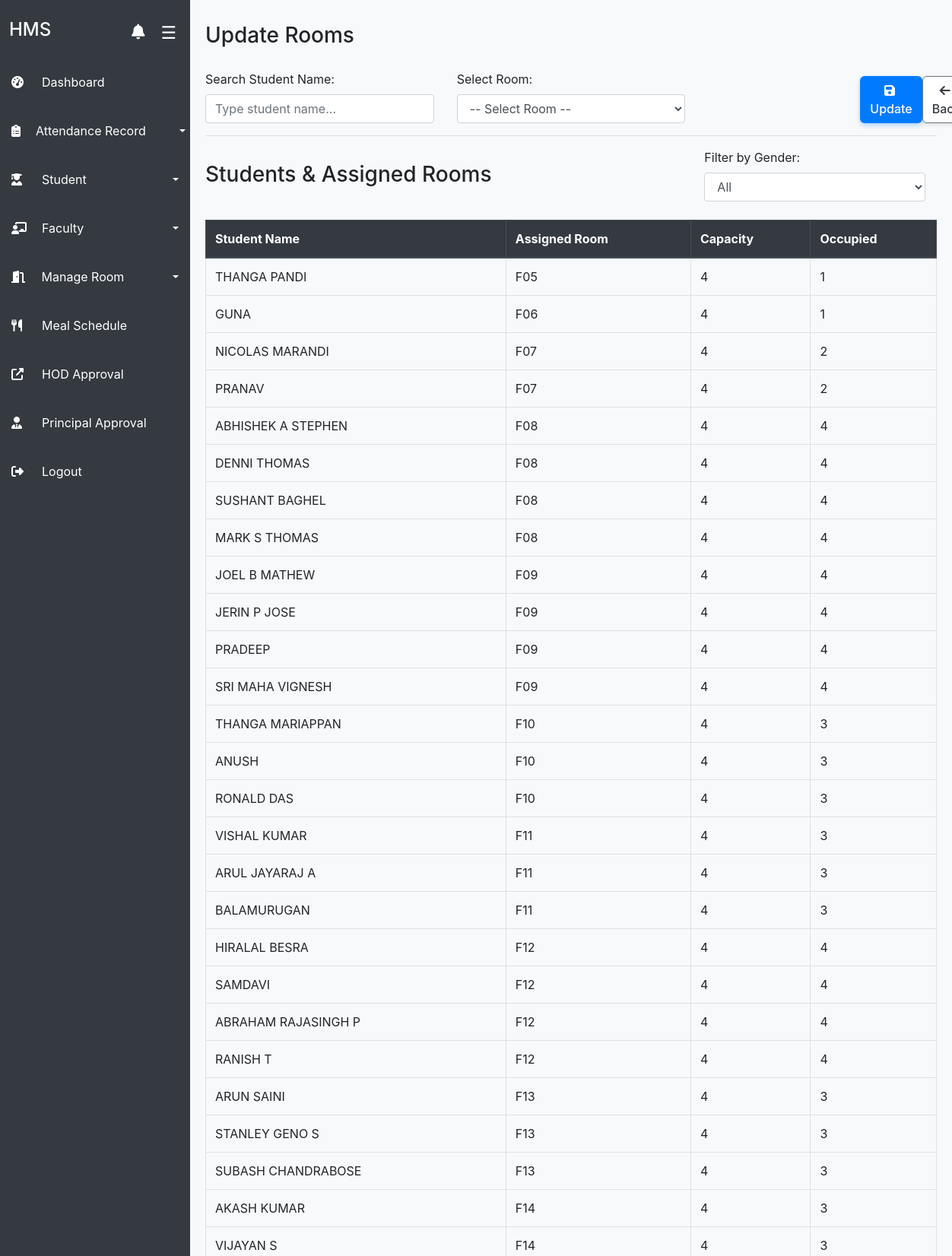
Screenshot of /admin/update_room.php (signed in, upper part) with the database file from the repository.
### tables this page shows
CREATE TABLE `students` (
  `sid` varchar(200) NOT NULL,
  `name` varchar(200) NOT NULL,
  `st_id` varchar(200) NOT NULL,
  `department` varchar(350) NOT NULL,
  `gender` varchar(350) NOT NULL,
  `email` varchar(200) NOT NULL,
  `password` varchar(200) NOT NULL,
  `joining_year` year(4) NOT NULL,
  `passout_year` year(4) NOT NULL,
  `current_year` varchar(10) NOT NULL,
  `address` varchar(200) NOT NULL,
  `mobile` varchar(255) NOT NULL,
  `room_no` varchar(200) NOT NULL,
  `phone` varchar(255) NOT NULL
);

CREATE TABLE `rooms` (
  `room_no` varchar(10) NOT NULL,
  `capacity` int(11) NOT NULL
);

### admin/update_room.php (the view, shortened to what this page needs)
<?php
include('../includes/dbconn.php');
$students_query = "SELECT s.sid, s.name, s.gender, s.room_no, r.capacity,
                  (SELECT COUNT(*) FROM students WHERE room_no = s.room_no) AS student_count
                   FROM students s
                   LEFT JOIN rooms r ON s.room_no = r.room_no
                   WHERE s.room_no IS NOT NULL";
$students_result = mysqli_query($connection, $students_query);
?>
<!DOCTYPE html>
<html lang="en">
<head>
<link rel="stylesheet" href="https://stackpath.bootstrapcdn.com/bootstrap/4.3.1/css/bootstrap.min.css">
<link rel="stylesheet" href="https://cdnjs.cloudflare.com/ajax/libs/font-awesome/6.4.0/css/all.min.css">
</head>
<body>
<?php include('sidebar.php'); ?>
<div class="main-content">
<h3 class="mb-1">Update Rooms</h3>
<br>
<form method="POST" class="form-group row justify-content-center">
<div class="col-md-4">
    <label>Search Student Name:</label>
    <input type="text" id="studentSearch" class="form-control" placeholder="Type student name..." onkeyup="filterStudentList()">
</div>
    <div class="col-md-4">
        <label>Select Room:</label>
        <select name="room_no" class="form-control" required>
            <option value="">-- Select Room --</option>
        </select>
    </div>
    <div class="col-md-4 d-flex align-items-end justify-content-between">
    <button type="submit" class="btn btn-update">
        <i class="fas fa-save mr-1"></i> Update
    </button>
    <a href="assign_room.php" class="btn btn-back">
        <i class="fas fa-arrow-left mr-1"></i> Back
    </a>
</div>
</form>
<hr>
<div class="d-flex justify-content-between align-items-center">
<h3 class="mb-0">Students & Assigned Rooms</h3>
    <div class="col-md-4">
        <label for="genderFilter">Filter by Gender:</label>
        <select id="genderFilter" class="form-control" onchange="filterGender()">
            <option value="All">All</option>
        </select>
    </div>
</div>
<br>
<div class="mobile-scroll-table">
    <table class="table table-bordered">
        <thead class="thead-dark">
            <tr>
                <th>Student Name</th>
                <th>Assigned Room</th>
                <th>Capacity</th>
                <th>Occupied</th>
            </tr>
        </thead>
        <tbody id="student-table-body">
            <?php
            mysqli_data_seek($students_result, 0);
            while ($student = mysqli_fetch_assoc($students_result)): ?>
                <tr data-gender="<?php echo $student['gender']; ?>">
                    <td><?php echo $student['name']; ?></td>
                    <td><?php echo $student['room_no']; ?></td>
                    <td><?php echo $student['capacity']; ?></td>
                    <td><?php echo $student['student_count']; ?></td>
                </tr>
            <?php endwhile; ?>
        </tbody>
    </table>
</div>
</body>
</html>

### admin/update_room.php (style rules this page uses)
body { background-color: #f8f9fa; }
.main-content { margin-left: 250px; margin-top: 10px; padding: 20px; transition: margin-left 0.3s ease; }
.btn-update { background-color: #007bff; color: white; font-weight: 500; border-radius: 6px; box-shadow: 0 3px 6px rgba(0, 123, 255, 0.3); transition: 0.3s ease; margin-left:200px; }
.btn-back { border: 1px solid #6c757d; color: #343a40; font-weight: 500; border-radius: 6px; background-color: #fff; box-shadow: 0 2px 5px rgba(108, 117, 125, 0.2); transition: 0.3s ease; }

### rows the page displays
students: name "THANGA PANDI", room_no "F05", rooms.capacity "4", student_count "1"
students: name "GUNA", room_no "F06", rooms.capacity "4", student_count "1"
students: name "NICOLAS MARANDI", room_no "F07", rooms.capacity "4", student_count "2"
students: name "PRANAV", room_no "F07", rooms.capacity "4", student_count "2"
students: name "ABHISHEK A STEPHEN", room_no "F08", rooms.capacity "4", student_count "4"
students: name "DENNI THOMAS", room_no "F08", rooms.capacity "4", student_count "4"
students: name "SUSHANT BAGHEL", room_no "F08", rooms.capacity "4", student_count "4"
students: name "MARK S THOMAS", room_no "F08", rooms.capacity "4", student_count "4"
students: name "JOEL B MATHEW", room_no "F09", rooms.capacity "4", student_count "4"
students: name "JERIN P JOSE", room_no "F09", rooms.capacity "4", student_count "4"
students: name "PRADEEP", room_no "F09", rooms.capacity "4", student_count "4"
students: name "SRI MAHA VIGNESH", room_no "F09", rooms.capacity "4", student_count "4"
students: name "THANGA MARIAPPAN", room_no "F10", rooms.capacity "4", student_count "3"
students: name "ANUSH", room_no "F10", rooms.capacity "4", student_count "3"
students: name "RONALD DAS", room_no "F10", rooms.capacity "4", student_count "3"
students: name "VISHAL KUMAR", room_no "F11", rooms.capacity "4", student_count "3"
students: name "ARUL JAYARAJ A", room_no "F11", rooms.capacity "4", student_count "3"
students: name "BALAMURUGAN", room_no "F11", rooms.capacity "4", student_count "3"
students: name "HIRALAL BESRA", room_no "F12", rooms.capacity "4", student_count "4"
students: name "SAMDAVI", room_no "F12", rooms.capacity "4", student_count "4"
students: name "ABRAHAM RAJASINGH P", room_no "F12", rooms.capacity "4", student_count "4"
students: name "RANISH T", room_no "F12", rooms.capacity "4", student_count "4"
students: name "ARUN SAINI", room_no "F13", rooms.capacity "4", student_count "3"
students: name "STANLEY GENO S", room_no "F13", rooms.capacity "4", student_count "3"
students: name "SUBASH CHANDRABOSE", room_no "F13", rooms.capacity "4", student_count "3"
students: name "AKASH KUMAR", room_no "F14", rooms.capacity "4", student_count "3"
students: name "VIJAYAN S", room_no "F14", rooms.capacity "4", student_count "3"
